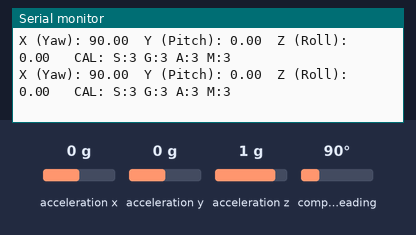
A program run on a simulated ESP32. Shown: the last lines printed to the serial monitor. The inputs (shaded band) are chosen by the test bench; at power-on: acceleration x 0 g, acceleration y 0 g, acceleration z 1 g, compass heading 90°.

Above: at 2.2 s.
2.3 s: acceleration x set to -1.4 g
At 2.33 s:
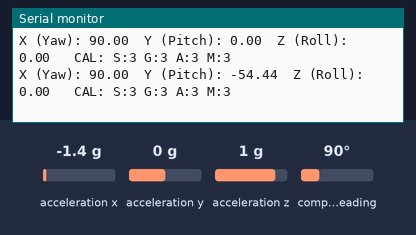
3.8 s: acceleration y set to -1.4 g
At 3.86 s:
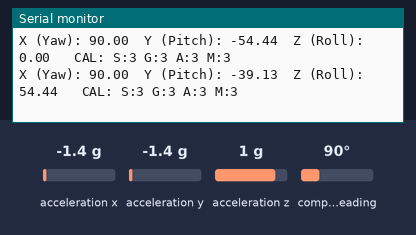
5.3 s: acceleration z set to -1.4 g
At 5.39 s:
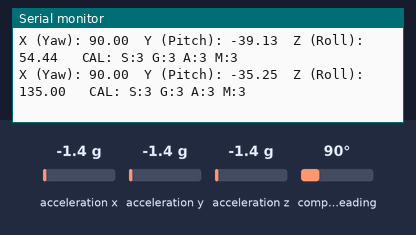
6.8 s: compass heading set to 7°
At 6.82 s:
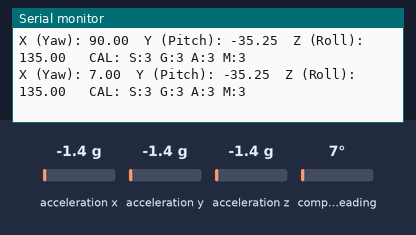
Timing chart, 0 to 9.3 s (numbered marks = the images above; inputs shaded):
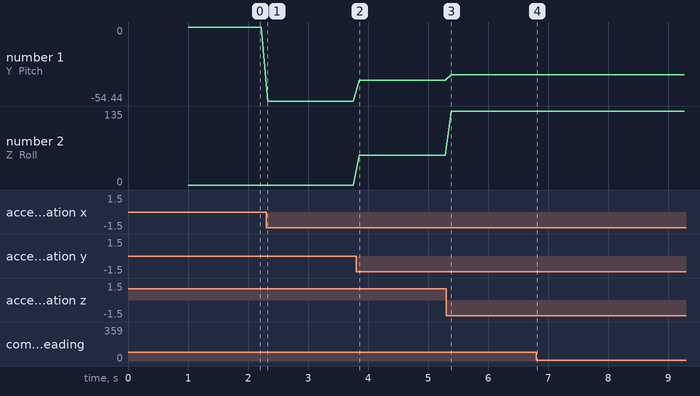

Measured:
- after the input at 2.3 s, the serial monitor: prints a new line at once (image 1)
- after the input at 3.8 s, the serial monitor: prints a new line after 0.06 s (image 2)
- after the input at 5.3 s, the serial monitor: prints a new line after 0.09 s (image 3)
- after the input at 6.8 s, the serial monitor: prints a new line at once (image 4)
- plotted number 1: 0 → -54.44 after the input at 2.3 s, -54.44 → -39.13 after the input at 3.8 s, -39.13 → -35.25 after the input at 5.3 s
- plotted number 2: 0 → 54.44 after the input at 3.8 s, 54.44 → 135 after the input at 5.3 s

The program:

main.cpp
```cpp
#include <Arduino.h>
#include <Wire.h>
#include <Adafruit_Sensor.h>
#include <Adafruit_BNO055.h>
#include <utility/imumaths.h>

// El sensor usa la dirección 0x28 por defecto (o 0x29 si el pin ADR está en alto)
Adafruit_BNO055 bno = Adafruit_BNO055(55, 0x28);

void setup() {
  Serial.begin(115200);
  Serial.println("Prueba del Sensor de Orientación BNO055");

  /* Inicializar el sensor */
  if(!bno.begin()) {
    Serial.print("¡No se detectó el BNO055! Revisa las conexiones o la dirección I2C.");
    while(1);
  }

  delay(1000);
  bno.setExtCrystalUse(true); // Usar cristal externo para mayor precisión
}

void loop() {
  /* Obtener evento de orientación */
  sensors_event_t event;
  bno.getEvent(&event);

  /* Mostrar los ángulos de Euler (grados) */
  Serial.print("X (Yaw): ");
  Serial.print(event.orientation.x);
  Serial.print("\tY (Pitch): ");
  Serial.print(event.orientation.y);
  Serial.print("\tZ (Roll): ");
  Serial.print(event.orientation.z);

  /* Mostrar estado de calibración (0=No calitrado, 3=Totalmente calibrado) */
  uint8_t system, gyro, accel, mag;
  system = gyro = accel = mag = 0;
  bno.getCalibration(&system, &gyro, &accel, &mag);

  Serial.print("\t CAL: S:");
  Serial.print(system);
  Serial.print(" G:");
  Serial.print(gyro);
  Serial.print(" A:");
  Serial.print(accel);
  Serial.print(" M:");
  Serial.println(mag);

  delay(100); // Frecuencia de actualización
}
```
